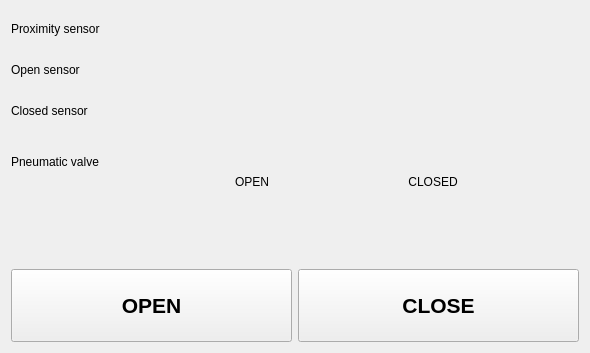
<?xml version="1.0" encoding="UTF-8"?>
<ui version="4.0">
 <class>ToolChanger</class>
 <widget class="QWidget" name="ToolChanger">
  <property name="geometry">
   <rect>
    <x>0</x>
    <y>0</y>
    <width>590</width>
    <height>353</height>
   </rect>
  </property>
  <property name="windowTitle">
   <string>Form</string>
  </property>
  <layout class="QVBoxLayout" name="verticalLayout">
   <item>
    <layout class="QFormLayout" name="formLayout">
     <item row="0" column="0">
      <widget class="QLabel" name="label">
       <property name="sizePolicy">
        <sizepolicy hsizetype="Preferred" vsizetype="Expanding">
         <horstretch>0</horstretch>
         <verstretch>0</verstretch>
        </sizepolicy>
       </property>
       <property name="text">
        <string>Proximity sensor</string>
       </property>
      </widget>
     </item>
     <item row="0" column="1">
      <layout class="QHBoxLayout" name="horizontalLayout_3">
       <item>
        <spacer name="horizontalSpacer_4">
         <property name="orientation">
          <enum>Qt::Horizontal</enum>
         </property>
         <property name="sizeHint" stdset="0">
          <size>
           <width>40</width>
           <height>20</height>
          </size>
         </property>
        </spacer>
       </item>
       <item>
        <widget class="LedIndicator" name="proxLamp" native="true">
         <property name="enabled">
          <bool>true</bool>
         </property>
         <property name="sizePolicy">
          <sizepolicy hsizetype="Fixed" vsizetype="Fixed">
           <horstretch>0</horstretch>
           <verstretch>0</verstretch>
          </sizepolicy>
         </property>
         <property name="minimumSize">
          <size>
           <width>35</width>
           <height>35</height>
          </size>
         </property>
        </widget>
       </item>
       <item>
        <spacer name="horizontalSpacer_5">
         <property name="orientation">
          <enum>Qt::Horizontal</enum>
         </property>
         <property name="sizeHint" stdset="0">
          <size>
           <width>40</width>
           <height>20</height>
          </size>
         </property>
        </spacer>
       </item>
      </layout>
     </item>
     <item row="1" column="0">
      <widget class="QLabel" name="label_2">
       <property name="sizePolicy">
        <sizepolicy hsizetype="Preferred" vsizetype="Expanding">
         <horstretch>0</horstretch>
         <verstretch>0</verstretch>
        </sizepolicy>
       </property>
       <property name="text">
        <string>Open sensor</string>
       </property>
      </widget>
     </item>
     <item row="1" column="1">
      <layout class="QHBoxLayout" name="horizontalLayout_4">
       <item>
        <spacer name="horizontalSpacer_6">
         <property name="orientation">
          <enum>Qt::Horizontal</enum>
         </property>
         <property name="sizeHint" stdset="0">
          <size>
           <width>40</width>
           <height>20</height>
          </size>
         </property>
        </spacer>
       </item>
       <item>
        <widget class="LedIndicator" name="openLamp" native="true">
         <property name="enabled">
          <bool>true</bool>
         </property>
         <property name="sizePolicy">
          <sizepolicy hsizetype="Fixed" vsizetype="Fixed">
           <horstretch>0</horstretch>
           <verstretch>0</verstretch>
          </sizepolicy>
         </property>
         <property name="minimumSize">
          <size>
           <width>35</width>
           <height>35</height>
          </size>
         </property>
        </widget>
       </item>
       <item>
        <spacer name="horizontalSpacer_7">
         <property name="orientation">
          <enum>Qt::Horizontal</enum>
         </property>
         <property name="sizeHint" stdset="0">
          <size>
           <width>40</width>
           <height>20</height>
          </size>
         </property>
        </spacer>
       </item>
      </layout>
     </item>
     <item row="2" column="0">
      <widget class="QLabel" name="label_3">
       <property name="sizePolicy">
        <sizepolicy hsizetype="Preferred" vsizetype="Expanding">
         <horstretch>0</horstretch>
         <verstretch>0</verstretch>
        </sizepolicy>
       </property>
       <property name="text">
        <string>Closed sensor</string>
       </property>
      </widget>
     </item>
     <item row="2" column="1">
      <layout class="QHBoxLayout" name="horizontalLayout_7">
       <item>
        <spacer name="horizontalSpacer_8">
         <property name="orientation">
          <enum>Qt::Horizontal</enum>
         </property>
         <property name="sizeHint" stdset="0">
          <size>
           <width>40</width>
           <height>20</height>
          </size>
         </property>
        </spacer>
       </item>
       <item>
        <widget class="LedIndicator" name="closedLamp" native="true">
         <property name="enabled">
          <bool>true</bool>
         </property>
         <property name="sizePolicy">
          <sizepolicy hsizetype="Fixed" vsizetype="Fixed">
           <horstretch>0</horstretch>
           <verstretch>0</verstretch>
          </sizepolicy>
         </property>
         <property name="minimumSize">
          <size>
           <width>35</width>
           <height>35</height>
          </size>
         </property>
        </widget>
       </item>
       <item>
        <spacer name="horizontalSpacer_9">
         <property name="orientation">
          <enum>Qt::Horizontal</enum>
         </property>
         <property name="sizeHint" stdset="0">
          <size>
           <width>40</width>
           <height>20</height>
          </size>
         </property>
        </spacer>
       </item>
      </layout>
     </item>
     <item row="3" column="0">
      <widget class="QLabel" name="label_4">
       <property name="sizePolicy">
        <sizepolicy hsizetype="Preferred" vsizetype="Expanding">
         <horstretch>0</horstretch>
         <verstretch>0</verstretch>
        </sizepolicy>
       </property>
       <property name="text">
        <string>Pneumatic valve</string>
       </property>
       <property name="alignment">
        <set>Qt::AlignLeading|Qt::AlignLeft|Qt::AlignVCenter</set>
       </property>
      </widget>
     </item>
     <item row="3" column="1">
      <layout class="QHBoxLayout" name="horizontalLayout_2">
       <item>
        <spacer name="horizontalSpacer_3">
         <property name="orientation">
          <enum>Qt::Horizontal</enum>
         </property>
         <property name="sizeHint" stdset="0">
          <size>
           <width>40</width>
           <height>20</height>
          </size>
         </property>
        </spacer>
       </item>
       <item>
        <layout class="QVBoxLayout" name="verticalLayout_2">
         <item>
          <layout class="QHBoxLayout" name="horizontalLayout_5">
           <item>
            <widget class="LedIndicator" name="valveOpenLamp" native="true">
             <property name="enabled">
              <bool>true</bool>
             </property>
             <property name="sizePolicy">
              <sizepolicy hsizetype="Fixed" vsizetype="Fixed">
               <horstretch>0</horstretch>
               <verstretch>0</verstretch>
              </sizepolicy>
             </property>
             <property name="minimumSize">
              <size>
               <width>35</width>
               <height>35</height>
              </size>
             </property>
            </widget>
           </item>
          </layout>
         </item>
         <item>
          <widget class="QLabel" name="label_5">
           <property name="sizePolicy">
            <sizepolicy hsizetype="Preferred" vsizetype="Minimum">
             <horstretch>0</horstretch>
             <verstretch>0</verstretch>
            </sizepolicy>
           </property>
           <property name="minimumSize">
            <size>
             <width>60</width>
             <height>0</height>
            </size>
           </property>
           <property name="text">
            <string>OPEN</string>
           </property>
           <property name="alignment">
            <set>Qt::AlignHCenter|Qt::AlignTop</set>
           </property>
          </widget>
         </item>
        </layout>
       </item>
       <item>
        <spacer name="horizontalSpacer">
         <property name="orientation">
          <enum>Qt::Horizontal</enum>
         </property>
         <property name="sizeHint" stdset="0">
          <size>
           <width>40</width>
           <height>20</height>
          </size>
         </property>
        </spacer>
       </item>
       <item>
        <layout class="QVBoxLayout" name="verticalLayout_4">
         <item>
          <layout class="QHBoxLayout" name="horizontalLayout_6">
           <item>
            <widget class="LedIndicator" name="valveClosedLamp" native="true">
             <property name="enabled">
              <bool>true</bool>
             </property>
             <property name="sizePolicy">
              <sizepolicy hsizetype="Fixed" vsizetype="Fixed">
               <horstretch>0</horstretch>
               <verstretch>0</verstretch>
              </sizepolicy>
             </property>
             <property name="minimumSize">
              <size>
               <width>35</width>
               <height>35</height>
              </size>
             </property>
            </widget>
           </item>
          </layout>
         </item>
         <item>
          <widget class="QLabel" name="label_6">
           <property name="sizePolicy">
            <sizepolicy hsizetype="Preferred" vsizetype="Minimum">
             <horstretch>0</horstretch>
             <verstretch>0</verstretch>
            </sizepolicy>
           </property>
           <property name="minimumSize">
            <size>
             <width>60</width>
             <height>0</height>
            </size>
           </property>
           <property name="text">
            <string>CLOSED</string>
           </property>
           <property name="alignment">
            <set>Qt::AlignHCenter|Qt::AlignTop</set>
           </property>
          </widget>
         </item>
        </layout>
       </item>
       <item>
        <spacer name="horizontalSpacer_2">
         <property name="orientation">
          <enum>Qt::Horizontal</enum>
         </property>
         <property name="sizeHint" stdset="0">
          <size>
           <width>40</width>
           <height>20</height>
          </size>
         </property>
        </spacer>
       </item>
      </layout>
     </item>
    </layout>
   </item>
   <item>
    <spacer name="verticalSpacer">
     <property name="orientation">
      <enum>Qt::Vertical</enum>
     </property>
     <property name="sizeHint" stdset="0">
      <size>
       <width>20</width>
       <height>40</height>
      </size>
     </property>
    </spacer>
   </item>
   <item>
    <layout class="QHBoxLayout" name="horizontalLayout">
     <item>
      <widget class="QPushButton" name="openButon">
       <property name="sizePolicy">
        <sizepolicy hsizetype="Preferred" vsizetype="Expanding">
         <horstretch>0</horstretch>
         <verstretch>0</verstretch>
        </sizepolicy>
       </property>
       <property name="minimumSize">
        <size>
         <width>0</width>
         <height>60</height>
        </size>
       </property>
       <property name="font">
        <font>
         <pointsize>16</pointsize>
         <bold>true</bold>
        </font>
       </property>
       <property name="text">
        <string>OPEN</string>
       </property>
      </widget>
     </item>
     <item>
      <widget class="QPushButton" name="closeButton">
       <property name="sizePolicy">
        <sizepolicy hsizetype="Preferred" vsizetype="Expanding">
         <horstretch>0</horstretch>
         <verstretch>0</verstretch>
        </sizepolicy>
       </property>
       <property name="minimumSize">
        <size>
         <width>0</width>
         <height>60</height>
        </size>
       </property>
       <property name="font">
        <font>
         <pointsize>16</pointsize>
         <bold>true</bold>
         <kerning>true</kerning>
        </font>
       </property>
       <property name="text">
        <string>CLOSE</string>
       </property>
      </widget>
     </item>
    </layout>
   </item>
  </layout>
 </widget>
 <customwidgets>
  <customwidget>
   <class>LedIndicator</class>
   <extends>QWidget</extends>
   <header location="global">LedIndicator.hpp</header>
   <container>1</container>
  </customwidget>
 </customwidgets>
 <resources/>
 <connections/>
</ui>
